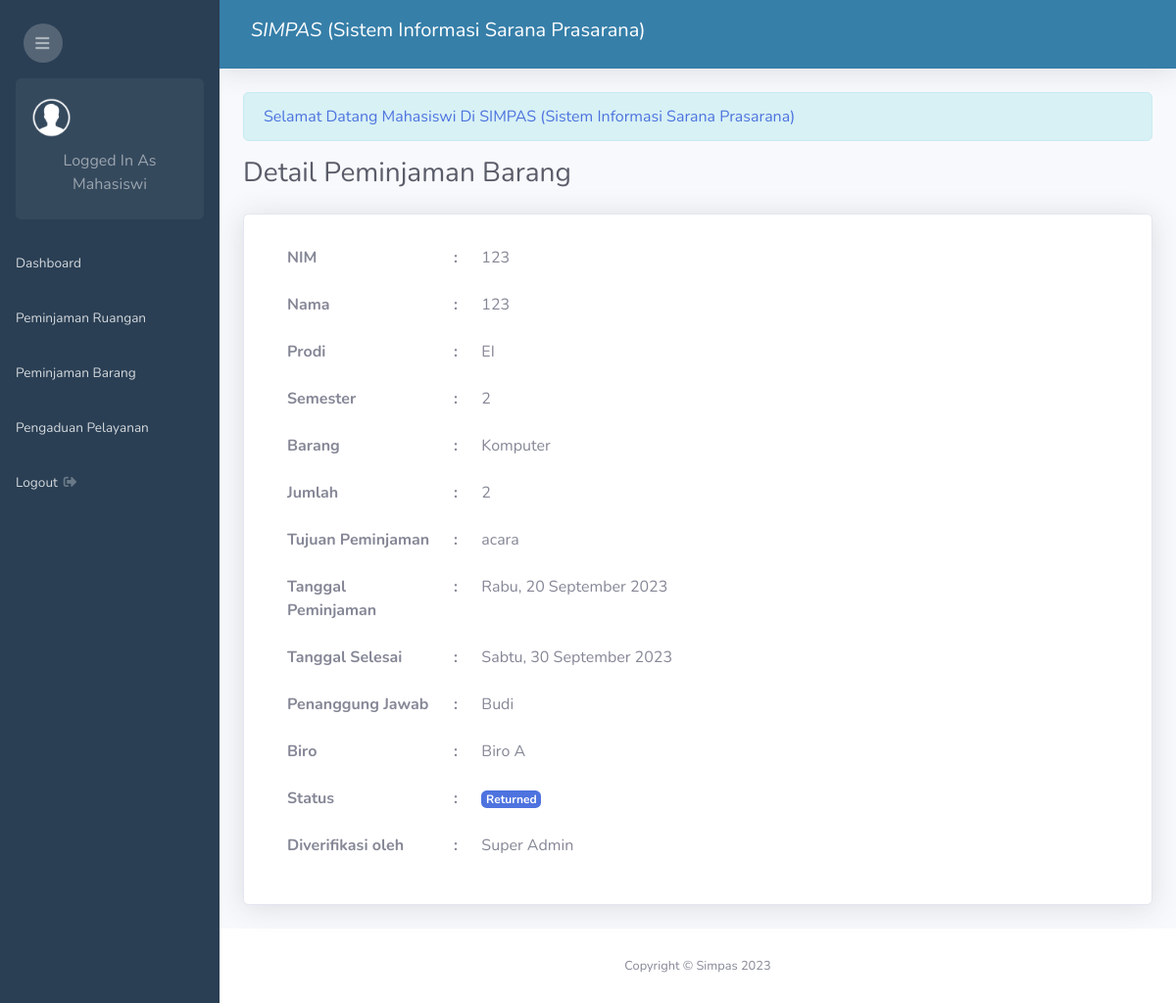
The page /admin.php?page=view-peminjaman-barang&id=3 (signed in) on the database its author committed.
### tables this page shows
CREATE TABLE `peminjaman_barang` (
  `id_peminjaman_barang` int(11) NOT NULL,
  `mahasiswa_id` int(11) NOT NULL,
  `barang_kd` varchar(25) NOT NULL,
  `jumlah_barang` int(11) NOT NULL,
  `tujuan` text NOT NULL,
  `tanggal_peminjaman` date NOT NULL,
  `tanggal_selesai` date NOT NULL,
  `status` enum('Returned','Approved','Disapproved','Pending') DEFAULT 'Pending',
  `created_at` timestamp NOT NULL DEFAULT current_timestamp(),
  `user_id` int(11) DEFAULT NULL,
  `dosen_id` int(11) NOT NULL,
  `biro_id` int(11) NOT NULL
);

CREATE TABLE `mahasiswa` (
  `id_mahasiswa` int(11) NOT NULL,
  `nama_mahasiswa` varchar(200) NOT NULL,
  `nim` varchar(50) NOT NULL,
  `semester` int(11) NOT NULL,
  `prodi` varchar(100) NOT NULL,
  `password` varchar(100) NOT NULL
);

CREATE TABLE `barang` (
  `kd_barang` varchar(25) NOT NULL,
  `nama_barang` varchar(100) NOT NULL,
  `kategori_id` int(11) NOT NULL,
  `merek` varchar(100) NOT NULL,
  `spesifikasi` varchar(100) NOT NULL,
  `lokasi` varchar(100) NOT NULL,
  `status_barang` varchar(50) NOT NULL,
  `total` int(11) NOT NULL,
  `satuan_id` int(11) NOT NULL
);

CREATE TABLE `dosen` (
  `id_dosen` int(11) NOT NULL,
  `nik` varchar(30) NOT NULL,
  `nama_dosen` varchar(200) NOT NULL
);

CREATE TABLE `biro` (
  `id_biro` int(11) NOT NULL,
  `nama_biro` varchar(100) NOT NULL
);

CREATE TABLE `user` (
  `id_user` int(11) NOT NULL,
  `nama` varchar(200) NOT NULL,
  `email` varchar(200) NOT NULL,
  `username` varchar(200) NOT NULL,
  `password` varchar(100) NOT NULL
);

### date_formatter.php (called while the page is built, shortened)
<?php
function formatDateIndonesia2($timestamp) {
    $dateTime = new DateTime($timestamp);
    $formattedDate = $dateTime->format('l, d F Y');
    $dayTranslation = [
        'Monday'    => 'Senin',
        'Tuesday'   => 'Selasa',
        'Wednesday' => 'Rabu',
        'Thursday'  => 'Kamis',
        'Friday'    => 'Jumat',
        'Saturday'  => 'Sabtu',
        'Sunday'    => 'Minggu',
    ];
    $monthTranslation = [
        'January'   => 'Januari',
        'February'  => 'Februari',
        'March'     => 'Maret',
        'April'     => 'April',
        'May'       => 'Mei',
        'June'      => 'Juni',
        'July'      => 'Juli',
        'August'    => 'Agustus',
        'September' => 'September',
        'October'   => 'Oktober',
        'November'  => 'November',
        'December'  => 'Desember',
    ];
    foreach ($dayTranslation as $en => $id) {
        $formattedDate = str_replace($en, $id, $formattedDate);
    }
    foreach ($monthTranslation as $en => $id) {
        $formattedDate = str_replace($en, $id, $formattedDate);
    }
    return $formattedDate;
}
?>

### peminjaman_barang/view.php (the view, shortened to what this page needs)
<?php require 'date_formatter.php'; ?>
<h1 class="h3 mb-4 text-gray-800">Detail Peminjaman Barang</h1>
<div class="card shadow mb-4">
    <div class="card-body">
        <div class="col-md-8">
            <?php
            $id_peminjaman_barang = $_GET['id'];
            $sql = "SELECT * FROM peminjaman_barang LEFT JOIN barang ON peminjaman_barang.barang_kd = barang.kd_barang LEFT JOIN mahasiswa ON peminjaman_barang.mahasiswa_id = mahasiswa.id_mahasiswa LEFT JOIN biro ON peminjaman_barang.biro_id = biro.id_biro LEFT JOIN dosen ON dosen.id_dosen = peminjaman_barang.dosen_id LEFT JOIN user ON peminjaman_barang.user_id = user.id_user WHERE id_peminjaman_barang='$id_peminjaman_barang'";
            $result = $conn->query($sql);
            $data = $result->fetch_assoc();
            ?>
            <table class="table table-borderless">
                <tr>
                    <th width="30%">NIM</th>
                    <th width="5%"> : </th>
                    <td><?php echo $data['nim'] == '' ? '-' : $data['nim']; ?></td>
                </tr>
                <tr>
                    <th>Nama</th>
                    <th> : </th>
                    <td><?php echo $data['nama_mahasiswa'] == '' ? '-' : $data['nama_mahasiswa']; ?></td>
                </tr>
                <tr>
                    <th>Prodi</th>
                    <th> : </th>
                    <td><?php echo $data['prodi'] == '' ? '-' : $data['prodi'];?></td>
                </tr>
                <tr>
                    <th>Semester</th>
                    <th> : </th>
                    <td><?php echo $data['semester'] == '' ? '-' : $data['semester']; ?></td>
                </tr>
                <tr>
                    <th>Barang</th>
                    <th> : </th>
                    <td><?php echo $data['nama_barang'] == '' ? '-' : $data['nama_barang'];?></td>
                </tr>
                <tr>
                    <th>Jumlah</th>
                    <th> : </th>
                    <td><?php echo $data['jumlah_barang'] ?></td>
                </tr>
                <tr>
                    <th>Tujuan Peminjaman</th>
                    <th> : </th>
                    <td><?php echo $data['tujuan'] ?></td>
                </tr>
                <tr>
                    <th>Tanggal Peminjaman</th>
                    <th> : </th>
                    <td><?php echo formatDateIndonesia2($data['tanggal_peminjaman']) ?></td>
                </tr>
                <tr>
                    <th>Tanggal Selesai</th>
                    <th> : </th>
                    <td><?php echo formatDateIndonesia2($data['tanggal_selesai']) ?></td>
                </tr>
                <tr>
                    <th>Penanggung Jawab</th>
                    <th> : </th>
                    <td><?php echo $data['nama_dosen'] == '' ? '-' : $data['nama_dosen'];?></td>
                </tr>
                <tr>
                    <th>Biro</th>
                    <th> : </th>
                    <td><?php echo $data['nama_biro'] == '' ? '-' : $data['nama_biro'];?></td>
                </tr>
                <tr>
                    <th>Status</th>
                    <th> : </th>
                    <td>
                        <?php if($data['status'] == "Pending"){ ?>
                            <span class="badge badge-warning"><?php echo $data['status'] ?></span>
                        <?php } elseif($data['status'] == "Disapproved") { ?>
                            <span class="badge badge-danger"><?php echo $data['status'] ?></span>
                        <?php } elseif($data['status'] == "Approved") { ?>
                            <span class="badge badge-success"><?php echo $data['status'] ?></span>
                        <?php } else { ?>
                            <span class="badge badge-primary"><?php echo $data['status'] ?></span>
                        <?php } ?>
                    </td>
                </tr>
                <?php if($data['status'] != "Pending") { ?>
                <tr>
                    <th>Diverifikasi oleh</th>
                    <th> : </th>
                    <td> <?php echo $data['nama'] ?> </td>
                </tr>
                <?php } ?>
            </table>
        </div>
    </div>
</div>

### rows shown on the page
peminjaman_barang: mahasiswa.nim "123", mahasiswa.nama_mahasiswa "123", mahasiswa.prodi "EI", mahasiswa.semester "2", barang.nama_barang "Komputer", jumlah_barang "2", tujuan "acara", tanggal_peminjaman "Rabu, 20 September 2023", tanggal_selesai "Sabtu, 30 September 2023", dosen.nama_dosen "Budi", biro.nama_biro "Biro A", status "Returned", user.nama "Super Admin"

### other values the page prints
$_SESSION['level'] "Mahasiswi"
